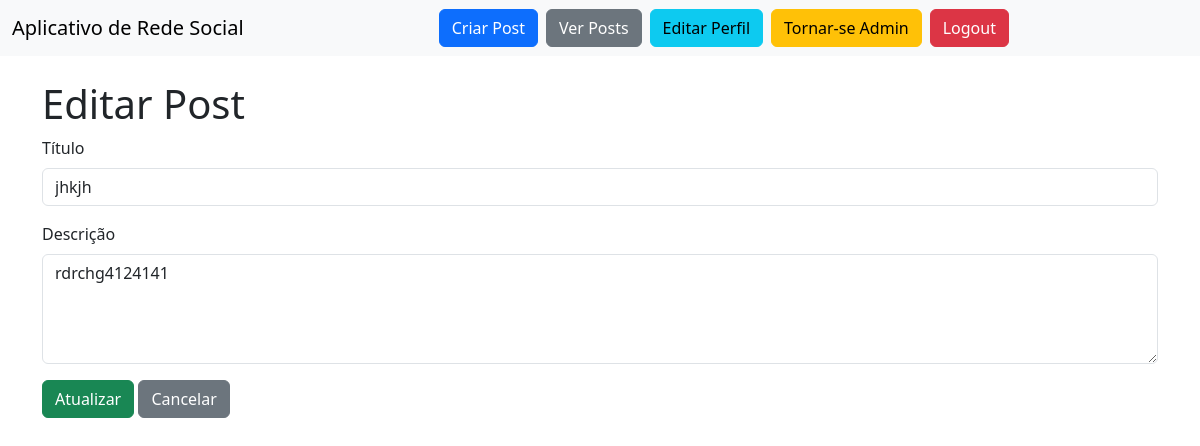
Before: /edit_post/4 (signed in) with the older database file.
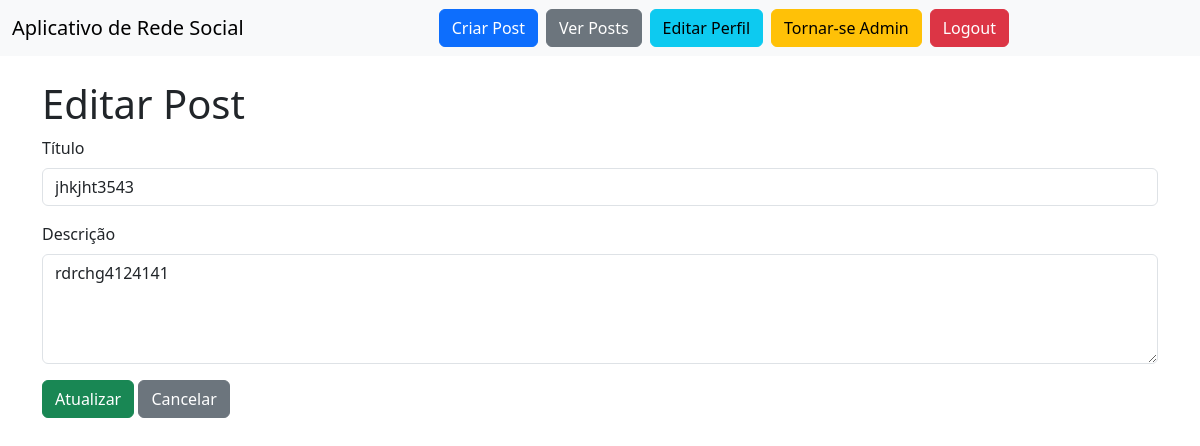
After: the same page with the newer database file.
### models.py (models this page shows)
class Post(db.Model):
    __tablename__ = 'posts'
    id = db.Column(db.Integer, primary_key=True)
    titulo = db.Column(db.String(200), nullable=False)
    descricao = db.Column(db.Text, nullable=False)
    user_id = db.Column(db.Integer, db.ForeignKey('usuarios.id'), nullable=False)

### routes/posts_routes.py (the view, shortened to what this page needs)
    @app.route('/edit_post/<int:post_id>', methods=['GET', 'POST'])
    def edit_post(post_id):
        current_user_id = get_current_user_id()
        if not current_user_id:
            flash("Você precisa estar logado para editar posts.", "error")
            return redirect(url_for('login'))
        post = Post.query.get_or_404(post_id)
        current_user = Usuario.query.get(current_user_id)
        if post.user_id != current_user_id and not (current_user and current_user.is_admin):
            flash("Você não tem permissão para editar este post.", "error")
            return redirect(url_for('home'))
        return render_template('posts/edit_post.html', post=post)

### routes/posts_routes.py (called while the page is built)
def get_current_user_id():
    access_token = session.get('access_token')
    if not access_token:
        return None
    try:
        decoded = decode_token(access_token)
        return int(decoded.get("sub"))
    except Exception:
        return None

### templates/posts/edit_post.html (shortened to what this page needs)
{% extends "base.html" %}
{% block content %}
    <h1>Editar Post</h1>
    <form method="POST" action="{{ url_for('edit_post', post_id=post.id) }}">
        <div class="mb-3">
            <label for="titulo" class="form-label">Título</label>
            <input type="text" class="form-control" id="titulo" name="titulo" value="{{ post.titulo }}" required>
        </div>
        <div class="mb-3">
            <label for="descricao" class="form-label">Descrição</label>
            <textarea class="form-control" id="descricao" name="descricao" rows="4" required>{{ post.descricao }}</textarea>
        </div>
        <button type="submit" class="btn btn-success">Atualizar</button>
        <a href="{{ url_for('home') }}" class="btn btn-secondary">Cancelar</a>
    </form>
{% endblock %}

Changed rows visible on the page:
changed Post "rdrchg4124141": titulo "jhkjh" → "jhkjht3543"
